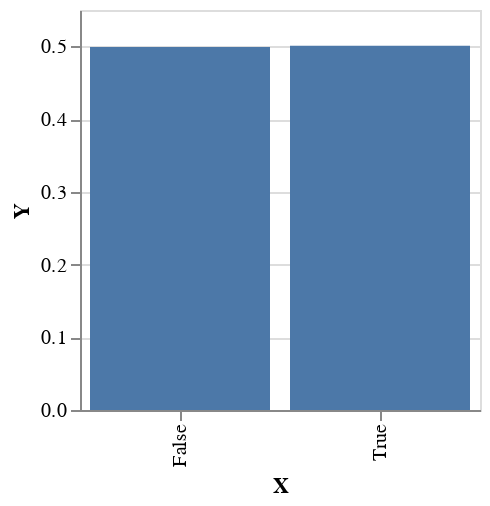

Notebook source saved alongside this figure:
### Markdown cell above
Given a set of observations, this is the distribution over whether the number of observations which belong to the mean $1$ cluster is more or less than $4$. Consider the hassle of defining this with an equation, and you'll see why probabilistic programming is appealing.

### Code cell
observations <- sampleIO $ replicateM 9 $ normal 0 1
plotVega $ enumerate $ lengthDist observations

### Figure 1 — Vega-Lite specification as saved in the notebook (floating-point values rounded to 4 significant figures)
{"height": 200, "data": {"values": [{"Y": 0.4992, "X": "False"}, {"Y": 0.5008, "X": "True"}]}, "$schema": "https://vega.github.io/schema/vega-lite/v4.json", "encoding": {"y": {"type": "quantitative", "field": "Y"}, "x": {"type": "nominal", "field": "X"}}, "mark": "bar", "width": 200}
